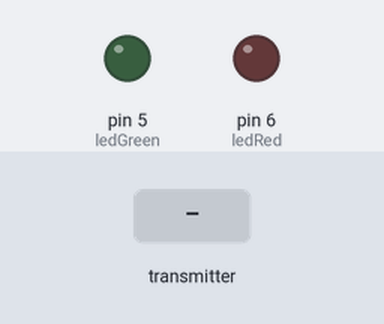
A sketch run on a simulated Arduino Uno, built with avr-gcc and run on an emulated ATmega328P. Parts: output pins drawn as LEDs (lit = HIGH). The test bench sets the inputs (shaded band). No radio packets arrive unless stated; what the sketch prints to the serial monitor is not drawn.

Above: at 1.2 s.
1.3 s: the transmitter starts sending stallIdA = 0
At 1.9 s:
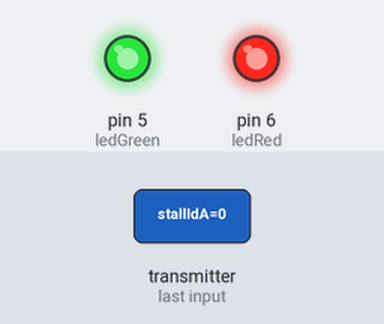
2.8 s: the transmitter starts sending isOpenA = 0
5.8 s: the transmitter starts sending isOpenB = 0
Timing chart, 0 to 8.8 s (numbered marks = the images above; inputs shaded):
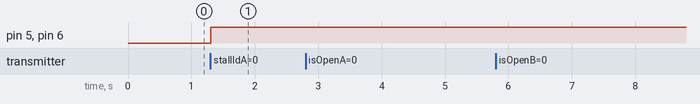

The sketch:

ubiloo_receiver.ino
```cpp
// For streaming into Serial
template<class T> inline Print &operator <<(Print &obj, T arg) { obj.print(arg); return obj; }

#include <SPI.h>
#include "nRF24L01.h"
#include "RF24.h"
RF24 radio(9,10);

const uint64_t pipes[2] = { 0xF0F0F0F0E1LL, 0xF0F0F0F0D2LL };

struct RADIO_PAYLOAD {
  int stallIdA;
  int isOpenA;

  int stallIdB;
  int isOpenB;

  float temp;
};

RADIO_PAYLOAD payload;

const int ledGreen = 5;
const int ledRed = 6;

void setup() {
  Serial.begin(57600);
  Serial.println("BOOTING");

  radio.begin();
  radio.setRetries(15,15);
  radio.printDetails();
  radio.openWritingPipe(pipes[1]);
  radio.openReadingPipe(1,pipes[0]);
  radio.startListening();

  pinMode(ledGreen, OUTPUT);
  pinMode(ledRed, OUTPUT);
}

void loop(void) {
  if (radio.available()) {
    radio.read(&payload, sizeof(payload));
    if (payload.isOpenA == 1) {
      digitalWrite(ledRed, LOW);
      digitalWrite(ledGreen, HIGH);
    } else if (payload.isOpenA == -1) {
      digitalWrite(ledRed, HIGH);
      digitalWrite(ledGreen, LOW);
    } else {
      digitalWrite(ledRed, HIGH);
      digitalWrite(ledGreen, HIGH);
    }

    Serial << payload.stallIdA << "=" << payload.isOpenA << ":" << payload.stallIdB << "=" << payload.isOpenB << ":" << "temp=" << payload.temp;
  }
}
```

Measured:
- after the input at 1.3 s, pin 5 (ledGreen), pin 6 (ledRed): LOW → HIGH at once
- after the input at 2.8 s, every drawn part: stays the same
- after the input at 5.8 s, every drawn part: stays the same
